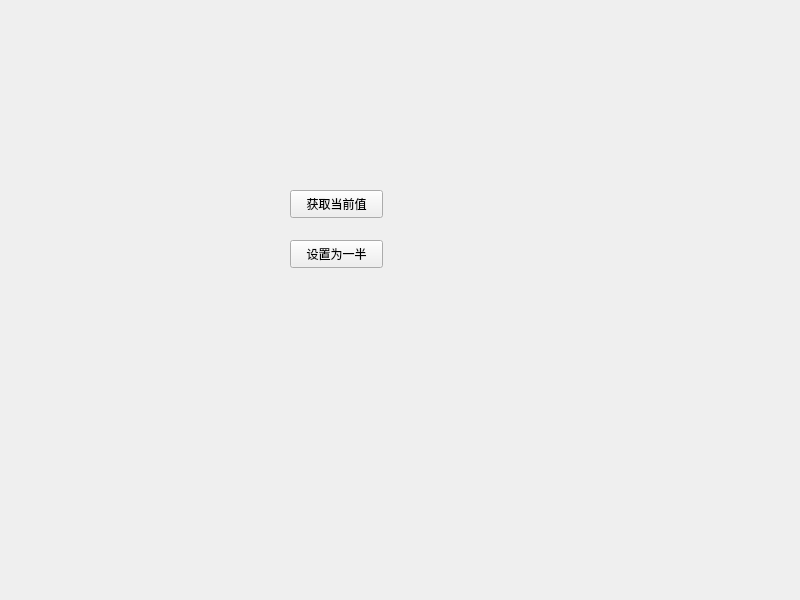
<?xml version="1.0" encoding="UTF-8"?>
<ui version="4.0">
 <class>Widget</class>
 <widget class="QWidget" name="Widget">
  <property name="geometry">
   <rect>
    <x>0</x>
    <y>0</y>
    <width>800</width>
    <height>600</height>
   </rect>
  </property>
  <property name="windowTitle">
   <string>Widget</string>
  </property>
  <widget class="SmallWidget" name="widget" native="true">
   <property name="geometry">
    <rect>
     <x>220</x>
     <y>60</y>
     <width>271</width>
     <height>51</height>
    </rect>
   </property>
  </widget>
  <widget class="SmallWidget" name="widget_2" native="true">
   <property name="geometry">
    <rect>
     <x>229</x>
     <y>300</y>
     <width>251</width>
     <height>80</height>
    </rect>
   </property>
  </widget>
  <widget class="QPushButton" name="btn_get">
   <property name="geometry">
    <rect>
     <x>290</x>
     <y>190</y>
     <width>93</width>
     <height>28</height>
    </rect>
   </property>
   <property name="text">
    <string>获取当前值</string>
   </property>
  </widget>
  <widget class="QPushButton" name="btn_set">
   <property name="geometry">
    <rect>
     <x>290</x>
     <y>240</y>
     <width>93</width>
     <height>28</height>
    </rect>
   </property>
   <property name="text">
    <string>设置为一半</string>
   </property>
  </widget>
  <widget class="SmallWidget" name="widget_3" native="true">
   <property name="geometry">
    <rect>
     <x>480</x>
     <y>160</y>
     <width>261</width>
     <height>80</height>
    </rect>
   </property>
  </widget>
 </widget>
 <customwidgets>
  <customwidget>
   <class>SmallWidget</class>
   <extends>QWidget</extends>
   <header location="global">smallwidget.h</header>
   <container>1</container>
  </customwidget>
 </customwidgets>
 <resources/>
 <connections/>
</ui>
